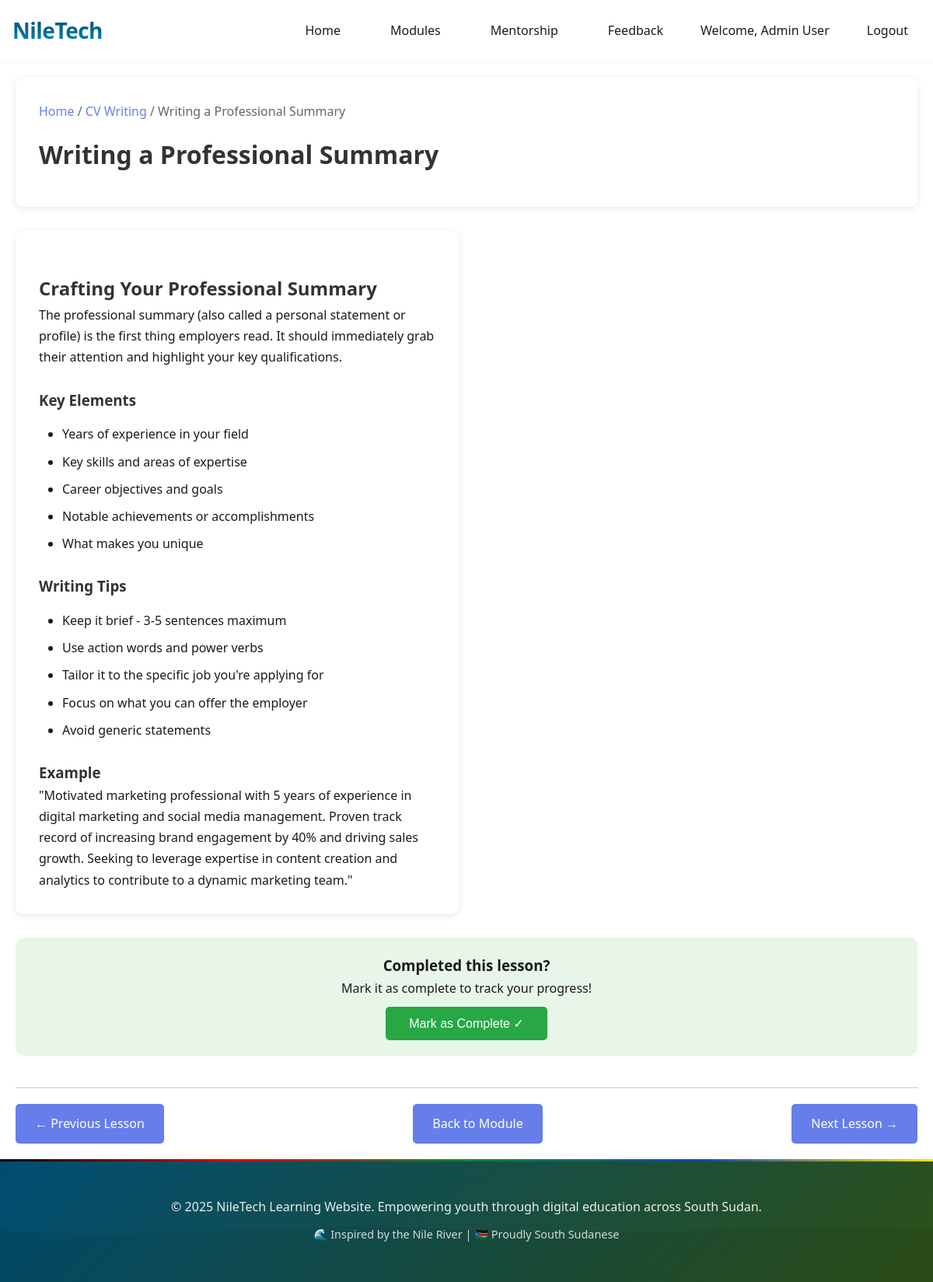
The page /lesson.php?module=cv-writing&lesson=professional-summary (signed in) on the database its author committed.
### tables this page shows
CREATE TABLE IF NOT EXISTS modules (
    id INT(11) NOT NULL AUTO_INCREMENT,
    name VARCHAR(100) NOT NULL,
    slug VARCHAR(100) NOT NULL UNIQUE,
    description TEXT,
    icon VARCHAR(50),
    created_at TIMESTAMP DEFAULT CURRENT_TIMESTAMP,
    updated_at TIMESTAMP DEFAULT CURRENT_TIMESTAMP ON UPDATE CURRENT_TIMESTAMP,
    PRIMARY KEY (id),
    INDEX idx_slug (slug)
);

CREATE TABLE IF NOT EXISTS lessons (
    id INT(11) NOT NULL AUTO_INCREMENT,
    module_id INT(11) NOT NULL,
    title VARCHAR(200) NOT NULL,
    slug VARCHAR(200) NOT NULL,
    content TEXT,
    lesson_order INT(11) DEFAULT 0,
    lesson_type ENUM('text', 'interactive', 'video', 'quiz') DEFAULT 'text',
    code_example TEXT,
    expected_output TEXT,
    created_at TIMESTAMP DEFAULT CURRENT_TIMESTAMP,
    updated_at TIMESTAMP DEFAULT CURRENT_TIMESTAMP ON UPDATE CURRENT_TIMESTAMP,
    PRIMARY KEY (id),
    INDEX idx_module_id (module_id),
    INDEX idx_slug (slug),
    UNIQUE KEY unique_module_lesson (module_id, slug)
);

### config/session.php (called while the page is built, shortened)
<?php
$currentUserName = $_SESSION['user_name'] ?? 'Learner';

### lesson.php (the view, shortened to what this page needs)
<?php
require_once __DIR__ . '/config/session.php';
require_once __DIR__ . '/config/db.php';
$moduleSlug = isset($_GET['module']) ? trim($_GET['module']) : '';
$lessonSlug = isset($_GET['lesson']) ? trim($_GET['lesson']) : '';
$moduleSlug = htmlspecialchars($moduleSlug, ENT_QUOTES, 'UTF-8');
$lessonSlug = htmlspecialchars($lessonSlug, ENT_QUOTES, 'UTF-8');
try {
    $conn = getDBConnection();
    $stmt = $conn->prepare("SELECT id, name, slug FROM modules WHERE slug = ?");
    $stmt->bind_param("s", $moduleSlug);
    $stmt->execute();
    $result = $stmt->get_result();
    $module = $result->fetch_assoc();
    $stmt = $conn->prepare("SELECT id, title, content, lesson_type, code_example, expected_output, lesson_order FROM lessons WHERE slug = ? AND module_id = ?");
    $stmt->bind_param("si", $lessonSlug, $module['id']);
    $stmt->execute();
    $result = $stmt->get_result();
    $lesson = $result->fetch_assoc();
} catch (Exception $e) {
    error_log("Lesson page error: " . $e->getMessage());
    header('Location: index.php');
    exit;
}
$prevLesson = null;
$nextLesson = null;
$canAccessNextLesson = false;
try {
    $prevStmt = $conn->prepare("SELECT id, slug, lesson_order FROM lessons WHERE module_id = ? AND lesson_order < (SELECT lesson_order FROM lessons WHERE slug = ? AND module_id = ?) ORDER BY lesson_order DESC LIMIT 1");
    if ($prevStmt) {
        $prevStmt->bind_param("isi", $module['id'], $lessonSlug, $module['id']);
        $prevStmt->execute();
        $prevResult = $prevStmt->get_result();
        $prevLesson = $prevResult->fetch_assoc();
    }
    $nextStmt = $conn->prepare("SELECT id, slug, lesson_order FROM lessons WHERE module_id = ? AND lesson_order > (SELECT lesson_order FROM lessons WHERE slug = ? AND module_id = ?) ORDER BY lesson_order ASC LIMIT 1");
    if ($nextStmt) {
        $nextStmt->bind_param("isi", $module['id'], $lessonSlug, $module['id']);
        $nextStmt->execute();
        $nextResult = $nextStmt->get_result();
        $nextLesson = $nextResult->fetch_assoc();
        if ($nextLesson) {
            if ($moduleSlug === 'cv-writing') {
                $canAccessNextLesson = true;
            }
        }
    }
} catch (Exception $e) {
    error_log("Lesson navigation error: " . $e->getMessage());
}
?>
<!DOCTYPE html>
<html lang="en">
<head>
    <link rel="stylesheet" href="css/style.css">
    <link rel="stylesheet" href="https://cdnjs.cloudflare.com/ajax/libs/codemirror/5.65.2/codemirror.min.css">
    <link rel="stylesheet" href="https://cdnjs.cloudflare.com/ajax/libs/codemirror/5.65.2/theme/monokai.min.css">
</head>
<body>
    <nav class="navbar">
        <div class="container">
            <div class="nav-brand">
                <a href="index.php" style="text-decoration: none; color: inherit;">
                    <h1>NileTech</h1>
                </a>
            </div>
            <ul class="nav-menu" id="navMenu">
                <li><a href="index.php">Home</a></li>
                <li><a href="index.php#modules">Modules</a></li>
                <li><a href="mentorship.php">Mentorship</a></li>
                <li><a href="feedback.php">Feedback</a></li>
                <li class="nav-user">
                    <span>Welcome, <?php echo htmlspecialchars($currentUserName, ENT_QUOTES, 'UTF-8'); ?></span>
                </li>
                <li><a href="logout.php" class="nav-link-login">Logout</a></li>
            </ul>
        </div>
    </nav>
    <div class="lesson-page">
        <div class="lesson-header">
            <div class="breadcrumb">
                <a href="index.php">Home</a> /
                <a href="module.php?module=<?php echo urlencode($moduleSlug); ?>"><?php echo htmlspecialchars($module['name']); ?></a> /
                <?php echo htmlspecialchars($lesson['title']); ?>
            </div>
            <h1><?php echo htmlspecialchars($lesson['title']); ?></h1>
        </div>
        <div class="lesson-content-wrapper">
            <div class="lesson-content" data-lesson-id="<?php echo $lesson['id']; ?>">
                <?php echo $lesson['content']; ?>
            </div>
        </div>
        <div class="complete-section">
            <h3>Completed this lesson?</h3>
            <p>Mark it as complete to track your progress!</p>
            <form method="POST" style="display: inline;">
                <button type="submit" name="mark_complete" class="btn-complete" data-lesson-id="<?php echo $lesson['id']; ?>">Mark as Complete ✓</button>
            </form>
        </div>
        <div class="lesson-navigation">
            <?php if ($prevLesson): ?>
                <a href="lesson.php?module=<?php echo urlencode($moduleSlug); ?>&lesson=<?php echo urlencode($prevLesson['slug']); ?>" class="nav-btn">← Previous Lesson</a>
            <?php else: ?>
                <span class="nav-btn" style="background: #ccc; cursor: not-allowed;">← Previous Lesson</span>
            <?php endif; ?>
            <a href="module.php?module=<?php echo urlencode($moduleSlug); ?>" class="nav-btn">Back to Module</a>
            <?php if ($nextLesson): ?>
                <?php if ($canAccessNextLesson): ?>
                    <a href="lesson.php?module=<?php echo urlencode($moduleSlug); ?>&lesson=<?php echo urlencode($nextLesson['slug']); ?>" class="nav-btn">Next Lesson →</a>
                <?php else: ?>
                    <span class="nav-btn" style="background: #f59e0b; cursor: not-allowed;" title="You must pass the quiz (60% or higher) to unlock the next lesson">🔒 Next Lesson → (Pass Quiz to Unlock)</span>
                <?php endif; ?>
            <?php else: ?>
                <span class="nav-btn" style="background: #ccc; cursor: not-allowed;">Next Lesson →</span>
            <?php endif; ?>
        </div>
    </div>
    <footer class="footer">
        <div class="container">
            <p>&copy; 2025 NileTech Learning Website. Empowering youth through digital education across South Sudan.</p>
            <p style="margin-top: 10px; font-size: 0.9rem; opacity: 0.8;">🌊 Inspired by the Nile River | 🇸🇸 Proudly South Sudanese</p>
        </div>
    </footer>
</body>
</html>

### lesson.php (style rules this page uses)
.lesson-page { max-width: 1400px; margin: 0 auto; padding: 20px; }
.lesson-header { background: white; padding: 30px; border-radius: 10px; margin-bottom: 30px; box-shadow: 0 2px 10px rgba(0,0,0,0.1); }
.lesson-header h1 { margin: 0 0 10px 0; color: #333; }
.breadcrumb { color: #666; margin-bottom: 15px; }
.breadcrumb a { color: #667eea; text-decoration: none; }
.lesson-content-wrapper { display: grid; grid-template-columns: 1fr 1fr; gap: 20px; margin-bottom: 30px; }
.lesson-content { background: white; padding: 30px; border-radius: 10px; box-shadow: 0 2px 10px rgba(0,0,0,0.1); }
.lesson-content h2, .lesson-content h3 { color: #333; margin-top: 25px; }
.lesson-content ul, .lesson-content ol { margin: 15px 0; padding-left: 30px; }
.lesson-content li { margin: 8px 0; }
.lesson-navigation { display: flex; justify-content: space-between; margin-top: 40px; padding-top: 20px; border-top: 2px solid #e0e0e0; }
.nav-btn { background: #667eea; color: white; padding: 12px 25px; border: none; border-radius: 5px; cursor: pointer; text-decoration: none; display: inline-block; }
.complete-section { background: #e8f5e9; padding: 20px; border-radius: 10px; margin-top: 30px; text-align: center; }
.btn-complete { background: #28a745; color: white; padding: 12px 30px; border: none; border-radius: 5px; cursor: pointer; font-size: 1rem; margin-top: 10px; }

### rows shown on the page
modules: name "CV Writing"
lessons: title "Writing a Professional Summary", content "Crafting Your Professional Summary The professional summary (also called a personal statement or profile) is the first thing employers read. It should immediately grab their attention and highlight your key qualifications. Key Elements Years of experience in your field Key skills and areas of expertise Career objectives and goals Notable achievements or accomplishments What makes you unique Writing Tips Keep it brief - 3-5 sentences maximum Use action words and power verbs Tailor it to the specific job you're applying for Focus on what you can offer the employer Avoid generic statements Example \"Motivated marketing professional with 5 years of experience in digital marketing and social…"

### other values the page prints
$currentUserName "Admin User"
